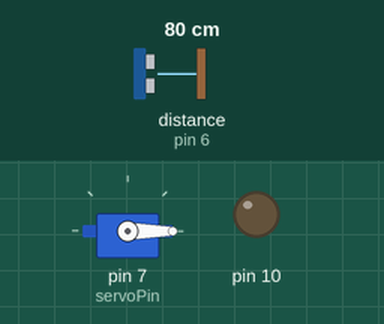
This sketch was run on a simulated Arduino Uno, built with avr-gcc and run on an emulated ATmega328P. Parts: servo, output pins drawn as LEDs (lit = HIGH). Wiring (inferred from the names in the program): ultrasonic range finder: trigger pin 5; echo pin 6. The test bench sets the inputs (shaded band); at power-on: distance to the obstacle (sensor on pin 6) 80 cm. The echo pulse lasts 58.3 µs per cm; pins used as bus, display or sensor lines are not drawn; what the sketch prints to the serial monitor is not drawn.

Above: at 1.3 s.
1.4 s: distance to the obstacle (sensor on pin 6) set to 55 cm
2.9 s: distance to the obstacle (sensor on pin 6) set to 45 cm
At 3.4 s:
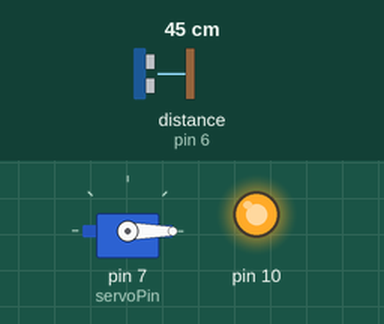
4.4 s: distance to the obstacle (sensor on pin 6) set to 60 cm
At 6.7 s:
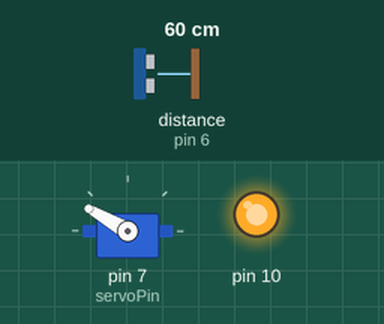
7.4 s: distance to the obstacle (sensor on pin 6) set to 2 cm
At 7.8 s:
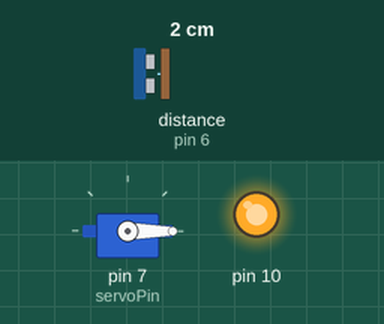
Timing chart, 0 to 9.9 s (numbered marks = the images above; inputs shaded):
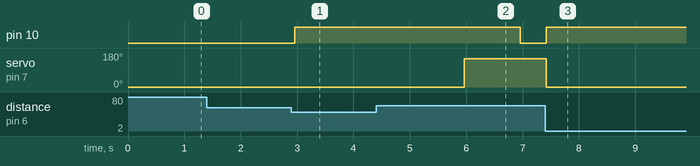

Measured:
- the behaviour switches between 51 and 50 cm on distance to the obstacle (sensor on pin 6) (found by bisection; images 0 and 1)
- after the input at 1.4 s, every drawn part: stays the same
- after the input at 2.9 s, pin 10: LOW → HIGH after 0.06 s
- after the input at 4.4 s, pin 10: goes on until 7.0 s, then stays LOW; servo on pin 7 (servoPin): goes on until 6.0 s, then stays 150°
- after the input at 7.4 s, pin 10: LOW → HIGH at once; servo on pin 7 (servoPin): 150° → 0° at once

The sketch:

sketch_nov18a.ino
```cpp
#include <Servo.h>    //servo library
Servo servo;
int trigPin = 5;      //defining distance sensor
int echoPin = 6;      //defining distance sensor
int servoPin = 7;     //defining the servo motor
int led = 10;          //defining led
long duration, dist, average;
long aver[3];         //array for average


void setup() {
    Serial.begin(9600);
    servo.attach(servoPin);
    pinMode(10,OUTPUT);
    pinMode(trigPin, OUTPUT); //defining the pin of the distance sensor
    pinMode(echoPin, INPUT);  //defining the pin of the distance sensor
    servo.write(0);           //close cap on power on
    delay(100);
    servo.detach();
}

void measure() {                  //turns on the led
 digitalWrite(trigPin, LOW);       // starts the measuring process
 delayMicroseconds(5);
 digitalWrite(trigPin, HIGH);
 delayMicroseconds(15);
 digitalWrite(trigPin, LOW);
 pinMode(echoPin, INPUT);              //defines echo pin as INPUT
 duration = pulseIn(echoPin, HIGH);    //calculates the time
 dist = (duration/2) / 29.1;           //obtain distance
}
void loop() {
  for (int i=0;i<=2;i++) {      //average distance
    measure();
   aver[i]=dist;
    delay(10);                 //delay between measurements
  }
 dist = (aver[0]+aver[1]+aver[2])/3;

if ( dist<50 ) {            //Change distance as per your need
 digitalWrite(10,HIGH);
 servo.attach(servoPin);
  delay(1);
 servo.write(0);            //the servo motor comes to the starting position
 delay(3000);
 servo.write(150);          //rotates motor gear 150 degrees
 delay(1000);
 servo.detach();
 digitalWrite(10,LOW);
}
Serial.print(dist);
}
```
